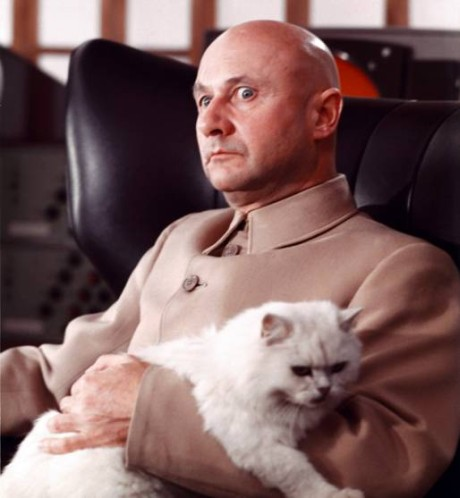
#> input picture cmp3641m-code-fragments/blofeld.jpg, 460 x 498 px
$ python opencv_intro.py
#> lines starting #> are read from the running program, lines starting #| are printed output that depends on the picture
from cv2 import namedWindow, imread, imshow
from cv2 import waitKey, destroyAllWindows, startWindowThread
from cv2 import blur, Canny, circle

namedWindow("original")
namedWindow("blur")
namedWindow("canny")

startWindowThread()

img = imread('../blofeld.jpg')
#> img is the input picture: shape (498, 460, 3); mean B, G, R 94.3, 95, 123.9
imshow("original", img)

img2 = blur(img, (3, 3))
#circle(img2,(100,100), 30, (255,0,255), 5)
imshow("blur", img2)

img3 = Canny(img, 10, 200)
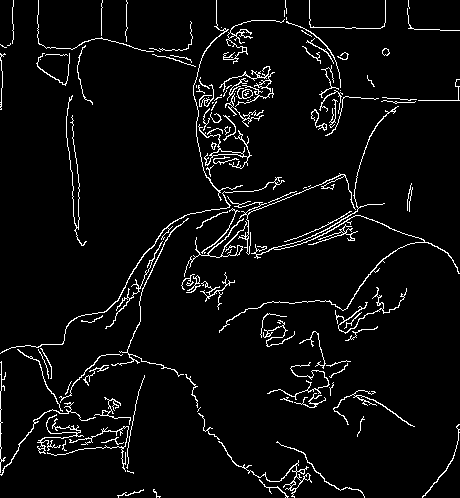
#> img3: shape (498, 460); 4.8% white in thin lines or dots
imshow("canny", img3)


waitKey(0)
destroyAllWindows()
